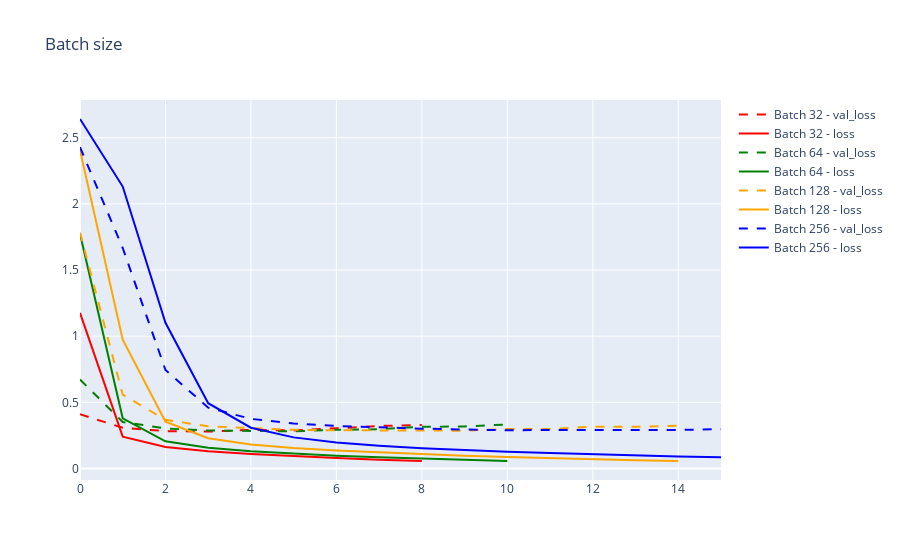

Notebook code cell kept with this figure:
### Markdown cell above
In general, we see that when increasing the batch size, the model takes longer to converge and the difference between the loss in the training and validation sets is smaller. However, the validation loss is not reduced and the train loss is slightly increased. This suggests that the model is not able to learn the patterns in the data with a high batch size and it neither can generalize well with a small batch size.

The best results are for the smaller batches, 32 and 64. We will choose the model with a batch size of 64 as it has the best performance in the test set.

### Code cell
fig = add_curve(json_file = "models/batch32_training_history.json", name = "Batch 32", color = "red", title = "Batch size")
fig = add_curve(json_file = "models/bidirectional_model_training_history.json", name = "Batch 64", color = "green", fig=fig)
fig = add_curve(json_file = "models/batch128_training_history.json", name = "Batch 128", color = "orange", fig = fig)
fig = add_curve(json_file = "models/batch256_training_history.json", name = "Batch 256", color = "blue", fig = fig)
fig.show()

### Figure 1 — Plotly figure (JSON) as saved in the notebook; plotly's stock layout.template omitted (floating-point values rounded to 4 significant figures)
{"data": [{"line": {"color": "red", "dash": "dash"}, "mode": "lines", "name": "Batch 32 - val_loss", "type": "scatter", "y": [0.4097, 0.3075, 0.2824, 0.2788, 0.2916, 0.2872, 0.3039, 0.3212, 0.3294]}, {"line": {"color": "red", "dash": "solid"}, "mode": "lines", "name": "Batch 32 - loss", "type": "scatter", "y": [1.177, 0.2403, 0.1618, 0.1311, 0.1101, 0.09273, 0.07889, 0.06633, 0.05648]}, {"line": {"color": "green", "dash": "dash"}, "mode": "lines", "name": "Batch 64 - val_loss", "type": "scatter", "y": [0.6722, 0.3512, 0.3024, 0.2866, 0.284, 0.281, 0.2918, 0.2968, 0.3149, 0.3176, 0.3323]}, {"line": {"color": "green", "dash": "solid"}, "mode": "lines", "name": "Batch 64 - loss", "type": "scatter", "y": [1.774, 0.379, 0.2055, 0.1561, 0.1297, 0.1115, 0.0971, 0.08435, 0.07387, 0.06494, 0.05733]}, {"line": {"color": "orange", "dash": "dash"}, "mode": "lines", "name": "Batch 128 - val_loss", "type": "scatter", "y": [1.784, 0.5577, 0.3679, 0.319, 0.3049, 0.2923, 0.2889, 0.2873, 0.2863, 0.2857, 0.2984, 0.2986, 0.3156, 0.315, 0.3235]}, {"line": {"color": "orange", "dash": "solid"}, "mode": "lines", "name": "Batch 128 - loss", "type": "scatter", "y": [2.405, 0.9735, 0.3543, 0.2285, 0.1808, 0.1544, 0.1355, 0.1206, 0.1079, 0.09654, 0.08712, 0.07785, 0.0698, 0.06281, 0.05651]}, {"line": {"color": "blue", "dash": "dash"}, "mode": "lines", "name": "Batch 256 - val_loss", "type": "scatter", "y": [2.428, 1.667, 0.7444, 0.4597, 0.3747, 0.3406, 0.3211, 0.3098, 0.3011, 0.2944, 0.2887, 0.2916, 0.2915, 0.2946, 0.2911, 0.2968]}, {"line": {"color": "blue", "dash": "solid"}, "mode": "lines", "name": "Batch 256 - loss", "type": "scatter", "y": [2.642, 2.131, 1.102, 0.4937, 0.3081, 0.2351, 0.1963, 0.1718, 0.1535, 0.1392, 0.1269, 0.1171, 0.1074, 0.09869, 0.09115, 0.0845]}], "layout": {"title": {"text": "Batch size"}}}
